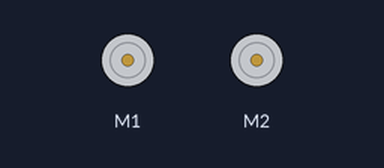
The program below on a simulated Raspberry Pi (BCM pin numbers). On the bench: 2 × DC motor (green arrow = forward, orange = backward, longer = faster). Motors are numbered in the order the program creates them (left before right in a Robot); what the program prints to the terminal is not drawn. At 42.0 s the program stops and its outputs stay as they are.

Above: at 0.1 s.
At 7.1 s:
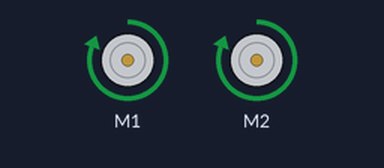
At 22.1 s:
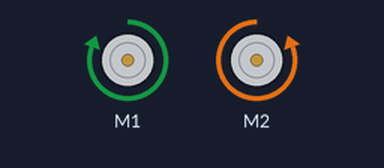
At 27.1 s:
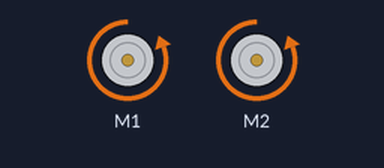
Timing chart, 0 to 43.5 s (numbered marks = the images above):
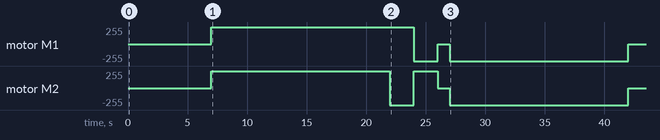

Measured:
- by itself, motor M2: stopped → forward 255/255 at 7.0 s, → backward 255/255 15.0 s later, → forward 255/255 2.0 s later, → stopped 2.0 s later, … (6 changes in this stretch)
- by itself, motor M1: stopped → forward 255/255 at 7.0 s, → backward 255/255 17.0 s later, → stopped 2.0 s later, → backward 255/255 1.0 s later, … (5 changes in this stretch)

The program:

robot.py
```python
from gpiozero import Robot
from time import sleep

r = Robot(right = (13,19), left = (5,6))
sleep(7)
r.forward()
sleep(15)
r.right()
sleep(2)
r.left()
sleep(2)
r.stop()
sleep(1)
r.backward()
sleep(15)
r.stop()
print('done')
```
